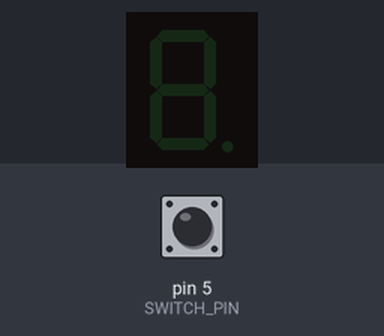
Simulated run of this sketch. Board: Arduino Uno, built with avr-gcc and run on an emulated ATmega328P. On the bench: 1-digit seven-segment display. Wiring (inferred from the names in the program): 1-digit 7-segment display, segments lit when HIGH: segments pin 11, pin 10, pin 7, pin 8, pin 9, pin 12, pin 13, pin 6. The inputs (shaded band) are chosen by the test bench; at power-on: pin 5 (SWITCH_PIN) LOW. The segment pins are drawn as the display they are named for.

Above: at 1.2 s.
1.3 s: pin 5 (SWITCH_PIN) pulled HIGH for 0.15 s
At 1.7 s:
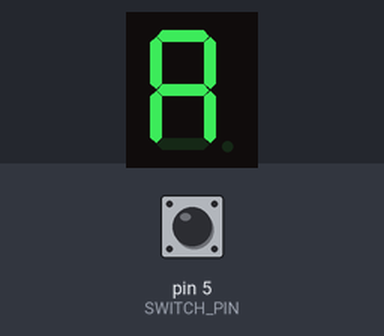
At 9.6 s:
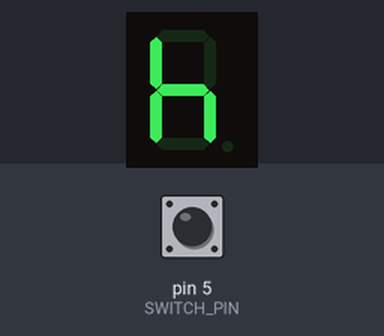
13.4 s: pin 5 (SWITCH_PIN) pulled HIGH for 3.2 s
At 16.7 s:
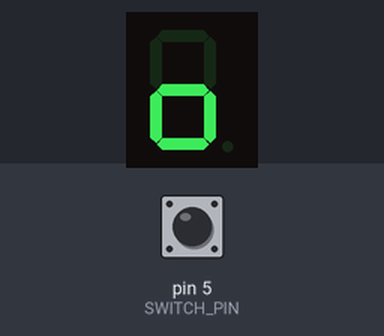
Timing chart, 0 to 18.2 s (numbered marks = the images above; inputs shaded):
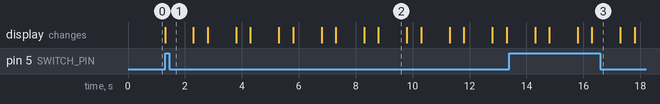

Measured:
- after the input at 1.3 s, the display: changes at once (image 1)
- after the input at 13.4 s, the display: first differs from a run without the input after 1.4 s (image 3 shows a later state)
- what the display in image 2 shows lasts 1.0 s, from 8.8 s to 9.8 s

The sketch:

NameDisplayArdunio.ino
```cpp
/* Name: Rowa Ahmed
 * CWL: rahmed 14
 * Email: rahmed14@student.ubc.ca
 * Student Number: 30761746
 * Lab: L1S
 */


// positions of the switch
#define LEFT LOW
#define RIGHT HIGH

// symbolic constants for INPUT/OUTPUT pins
int const A = 11;
int const B = 10;
int const C = 7;
int const D = 8;
int const E = 9;
int const F = 12;
int const G = 13;
int const H = 6;

// code to switch pin
int const SWITCH_PIN = 5;

// function to turn off the 7-segment display
void turnOffDisplay();

// function to display each letter
void displayLetter(char letter);

//Sset up my code using pinMode()

void setup(void)
{
  pinMode(A, OUTPUT);
  pinMode(B, OUTPUT);
  pinMode(C, OUTPUT);
  pinMode(D, OUTPUT);
  pinMode(E, OUTPUT);
  pinMode(F, OUTPUT);
  pinMode(G, OUTPUT);
  pinMode(H, OUTPUT);
  pinMode(SWITCH_PIN, INPUT);
}

void loop(void)
{
  // check the state of the switch
  int switchPosition = digitalRead(SWITCH_PIN);

  if (switchPosition == RIGHT)
  {
    // if switch=right, the letters display

    displayLetter('R');
    if (switchPosition == LEFT) return;

    displayLetter('o');
    if (switchPosition == LEFT) return;

    // It was hard to make a lower w, so it looks more like an 3
    displayLetter('w');
    if (switchPosition == LEFT) return;

    // It was hard to make a lower a, so it looks more like an o
    displayLetter('a');
    if (switchPosition == LEFT) return;

    displayLetter('A');
    if (switchPosition == LEFT) return;

    displayLetter('h');
    if (switchPosition == LEFT) return;

    // It was hard to make a lower m, so it looks more like an opposite 3
    displayLetter('m');
    if (switchPosition == LEFT) return;

    displayLetter('e');
    if (switchPosition == LEFT) return;

    displayLetter('d');
    if (switchPosition == LEFT) return;
  }
  else
  {
    // Switch is in the left position, turn off the display
    turnOffDisplay();
  }
}

// Below, is the function that I used to turn off (also could be named as reset() the 7-segment display
void turnOffDisplay()
{
  digitalWrite(A, LOW);
  digitalWrite(B, LOW);
  digitalWrite(C, LOW);
  digitalWrite(D, LOW);
  digitalWrite(E, LOW);
  digitalWrite(F, LOW);
  digitalWrite(G, LOW);
  digitalWrite(H, LOW);
}

// Here, I have the function to display a single letter on the 7-segment display
void displayLetter(char letter)
{
  // Display each letter based on the provided patterns
  if (letter == 'R') {
    // 'R' pattern
    digitalWrite(A, HIGH);
    digitalWrite(B, HIGH);
    digitalWrite(C, HIGH);
    digitalWrite(D, LOW);
    digitalWrite(E, HIGH);
    digitalWrite(F, HIGH);
    digitalWrite(G, HIGH);
    digitalWrite(H, LOW);
    delay(1000);
    turnOffDisplay();
    delay(500);
  }
  else if (letter == 'o') {
    // 'o' pattern
    digitalWrite(A, LOW);
    digitalWrite(B, LOW);
    digitalWrite(C, HIGH);
    digitalWrite(D, HIGH);
    digitalWrite(E, HIGH);
    digitalWrite(F, LOW);
    digitalWrite(G, HIGH);
    digitalWrite(H, LOW);
    delay(1000);
    turnOffDisplay();
    delay(500);
  }
  else if (letter == 'w') {
    // 'w' pattern
    digitalWrite(A, HIGH);
    digitalWrite(B, HIGH);
    digitalWrite(C, HIGH);
    digitalWrite(D, HIGH);
    digitalWrite(E, LOW);
    digitalWrite(F, LOW);
    digitalWrite(G, HIGH);
    digitalWrite(H, LOW);
    delay(1000);
    turnOffDisplay();
    delay(500);
  }
  else if (letter == 'a') {
    // 'a' pattern
    digitalWrite(A, LOW);
    digitalWrite(B, LOW);
    digitalWrite(C, HIGH);
    digitalWrite(D, HIGH);
    digitalWrite(E, HIGH);
    digitalWrite(F, LOW);
    digitalWrite(G, HIGH);
    digitalWrite(H, LOW);
    delay(1000);
    turnOffDisplay();
    delay(500);
  }
  else if (letter == 'A') {
    // 'A' pattern
    digitalWrite(A, HIGH);
    digitalWrite(B, HIGH);
    digitalWrite(C, HIGH);
    digitalWrite(D, LOW);
    digitalWrite(E, HIGH);
    digitalWrite(F, HIGH);
    digitalWrite(G, HIGH);
    digitalWrite(H, LOW);
    delay(1000);
    turnOffDisplay();
    delay(500);
  }
  else if (letter == 'h') {
    // 'h' pattern
    digitalWrite(A, LOW);
    digitalWrite(B, LOW);
    digitalWrite(C, HIGH);
    digitalWrite(D, LOW);
    digitalWrite(E, HIGH);
    digitalWrite(F, HIGH);
    digitalWrite(G, HIGH);
    digitalWrite(H, LOW);
    delay(1000);
    turnOffDisplay();
    delay(500);
  }
  else if (letter == 'm') {
    // 'm' pattern
    digitalWrite(A, HIGH);
    digitalWrite(B, LOW);
    digitalWrite(C, LOW);
    digitalWrite(D, HIGH);
    digitalWrite(E, HIGH);
    digitalWrite(F, HIGH);
    digitalWrite(G, HIGH);
    digitalWrite(H, LOW);
    delay(1000);
    turnOffDisplay();
    delay(500);
  }
  else if (letter == 'e') {
    // 'e' pattern
    digitalWrite(A, HIGH);
    digitalWrite(B, HIGH);
    digitalWrite(C, LOW);
    digitalWrite(D, HIGH);
    digitalWrite(E, HIGH);
    digitalWrite(F, HIGH);
    digitalWrite(G, HIGH);
    digitalWrite(H, LOW);
    delay(1000);
    turnOffDisplay();
    delay(500);
  }
  else if (letter == 'd') {
    // 'd' pattern
    digitalWrite(A, LOW);
    digitalWrite(B, HIGH);
    digitalWrite(C, HIGH);
    digitalWrite(D, HIGH);
    digitalWrite(E, HIGH);
    digitalWrite(F, LOW);
    digitalWrite(G, HIGH);
    digitalWrite(H, LOW);
    delay(1000);
    turnOffDisplay();
    delay(500);
  }
}
```
